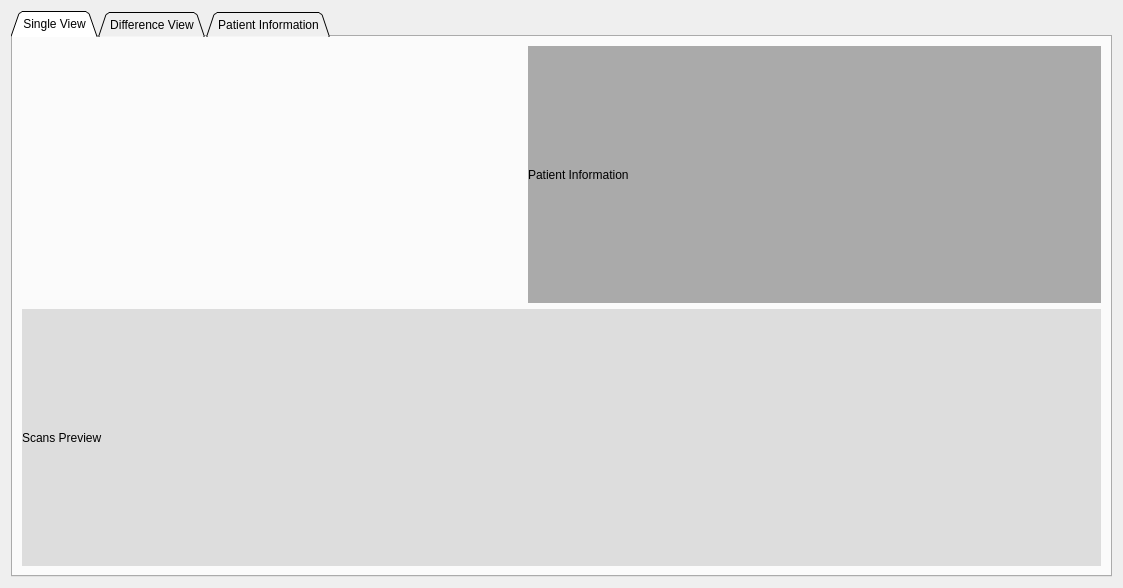
<?xml version="1.0" encoding="UTF-8"?>
<ui version="4.0">
 <class>HomeScreen</class>
 <widget class="QWidget" name="HomeScreen">
  <property name="geometry">
   <rect>
    <x>0</x>
    <y>0</y>
    <width>1123</width>
    <height>588</height>
   </rect>
  </property>
  <property name="windowTitle">
   <string>Form</string>
  </property>
  <layout class="QGridLayout" name="gridLayout">
   <item row="0" column="0">
    <widget class="QTabWidget" name="tabWidget">
     <property name="tabPosition">
      <enum>QTabWidget::North</enum>
     </property>
     <property name="tabShape">
      <enum>QTabWidget::Triangular</enum>
     </property>
     <property name="currentIndex">
      <number>0</number>
     </property>
     <property name="movable">
      <bool>true</bool>
     </property>
     <widget class="QWidget" name="single_view_tab">
      <attribute name="title">
       <string>Single View</string>
      </attribute>
      <layout class="QGridLayout" name="gridLayout_2">
       <item row="0" column="0">
        <layout class="QHBoxLayout" name="horizontalLayout">
         <item>
          <widget class="QLabel" name="orthoView">
           <property name="enabled">
            <bool>true</bool>
           </property>
           <property name="maximumSize">
            <size>
             <width>500</width>
             <height>299</height>
            </size>
           </property>
           <property name="baseSize">
            <size>
             <width>200</width>
             <height>200</height>
            </size>
           </property>
           <property name="text">
            <string/>
           </property>
          </widget>
         </item>
         <item>
          <widget class="QLabel" name="label">
           <property name="styleSheet">
            <string notr="true">background-color: #aaa;</string>
           </property>
           <property name="text">
            <string>Patient Information</string>
           </property>
          </widget>
         </item>
        </layout>
       </item>
       <item row="1" column="0">
        <widget class="QLabel" name="label_2">
         <property name="styleSheet">
          <string notr="true">background-color:#ddd;</string>
         </property>
         <property name="text">
          <string>Scans Preview</string>
         </property>
        </widget>
       </item>
      </layout>
     </widget>
     <widget class="QWidget" name="diff_view_tab">
      <attribute name="title">
       <string>Difference View</string>
      </attribute>
     </widget>
     <widget class="QWidget" name="patient_info_tab">
      <attribute name="title">
       <string>Patient Information</string>
      </attribute>
     </widget>
    </widget>
   </item>
  </layout>
 </widget>
 <resources/>
 <connections/>
</ui>
